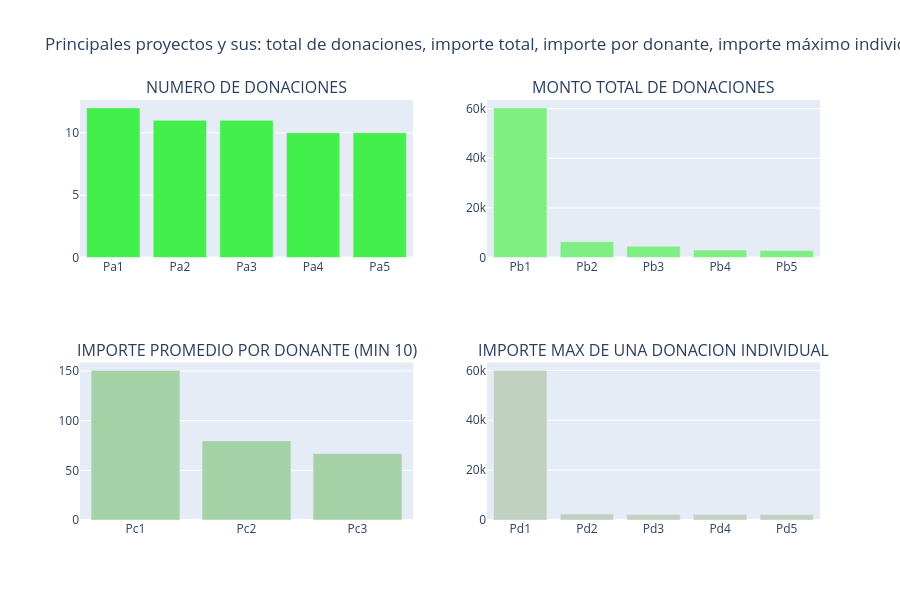

The cell this chart's notebook holds for it:
### Markdown cell above
Se ha registrado un total de **4,687,884 donaciones** hasta abril de 2018 en la plataforma DonorsChoose. El monto máximo donado alcanza los **USD 60,000**, registrado en el año 2013.

Al analizar la distribución de las donaciones, se observa que:

- Solo **6 donaciones** superan los **USD 20,000**  
- Únicamente **61 pagos** son mayores a **USD 10,000**  
- Aproximadamente el **83% de las donaciones** son menores a **USD 100**  
- Existen **350 pagos menores a USD 1**, los cuales, aunque pequeños, contribuyen al financiamiento general de proyectos  

En total, la plataforma ha recaudado aproximadamente **USD 284,408,243**, con una donación promedio cercana a **USD 60**.

Estos resultados muestran una fuerte concentración de donaciones en montos pequeños, lo cual indica una base amplia de contribuyentes con aportes moderados.

En las siguientes secciones se analizará la relación entre donantes y proyectos financiados, con el objetivo de identificar patrones relevantes en la asignación de recursos.

---

## <a id="3.2">3.2 Proyectos y sus Donaciones</a>

En esta sección se identificarán los proyectos más relevantes en función de diferentes métricas de financiamiento:

- **3.2.1** Proyectos con mayor número de donantes  
- **3.2.2** Proyectos con mayor monto total financiado  
- **3.2.3** Proyectos con mayor monto promedio por donante  
- **3.2.4** Proyectos con mayor donación individual registrada

### Code cell
# Which Projects Had the maximum Donations 

tempdf = donations_df.groupby('Project ID').agg({'Project ID' : 'count', 'Donation Amount' : 'sum'}).rename(columns={'Project ID' : "Total Donations", 'Donation Amount' : "Total Amount"}).reset_index()
tempdf['Average Donation Amount'] = tempdf['Total Amount'] / tempdf['Total Donations']

tempdf1 = tempdf.sort_values(by=['Total Donations'], ascending=[False])
x = tempdf1.head(5)['Project ID']
x = ["Pa"+str(i+1) for i in range(len(x))]
y = tempdf1.head(5)['Total Donations']
tr1 = bar_ver_noagg(x, y, 'Total Donations', '#43ef4b', lm=None, rt=True)

tempdf1 = tempdf.sort_values(by=['Total Amount'], ascending=[False])
x = tempdf1.head(5)['Project ID']
x = ["Pb"+str(i+1) for i in range(len(x))]
y = tempdf1.head(5)['Total Amount']
tr2 = bar_ver_noagg(x, y, 'Average Donations', '#7fef84', lm=None, rt=True)

tempdf1 = tempdf.sort_values(by=['Average Donation Amount'], ascending=[False])
x = tempdf1[tempdf1['Total Donations'] > 10].head(5)['Project ID']
x = ["Pc"+str(i+1) for i in range(len(x))]
y = tempdf1[tempdf1['Total Donations'] > 10].head(5)['Average Donation Amount']
tr3 = bar_ver_noagg(x, y, 'Average Donations (Min: 10 Donations)', '#a5d1a7', lm=None, rt=True)

tempdf = donations_df.groupby('Project ID').agg({'Project ID' : 'count', 'Donation Amount' : 'max'}).rename(columns={'Project ID' : "Total Donations", 'Donation Amount' : "Maximum Donations"}).reset_index()
tempdf1 = tempdf.sort_values(by=['Maximum Donations'], ascending=[False])
x = tempdf1.head(5)['Project ID']
x = ["Pd"+str(i+1) for i in range(len(x))]
y = tempdf1.head(5)['Maximum Donations']
tr4 = bar_ver_noagg(x, y, 'Maximum Donations', '#c0d1c1', lm=None, rt=True)



fig = tools.make_subplots(rows=2, cols=2, print_grid=False, subplot_titles = ['NUMERO DE DONACIONES', "MONTO TOTAL DE DONACIONES", 'IMPORTE PROMEDIO POR DONANTE (MIN 10)', 'IMPORTE MAX DE UNA DONACION INDIVIDUAL'])
fig.append_trace(tr1, 1, 1);
fig.append_trace(tr2, 1, 2);
fig.append_trace(tr3, 2, 1);
fig.append_trace(tr4, 2, 2);

fig['layout'].update(height=600, showlegend=False, title='Principales proyectos y sus: total de donaciones, importe total, importe por donante, importe máximo individual.');
iplot(fig);

### Figure 1 — Plotly figure (JSON) as saved in the notebook; plotly's stock layout.template omitted (floating-point values rounded to 4 significant figures)
{"data": [{"marker": {"color": "#43ef4b"}, "type": "bar", "x": ["Pa1", "Pa2", "Pa3", "Pa4", "Pa5"], "xaxis": "x", "y": [12, 11, 11, 10, 10], "yaxis": "y"}, {"marker": {"color": "#7fef84"}, "type": "bar", "x": ["Pb1", "Pb2", "Pb3", "Pb4", "Pb5"], "xaxis": "x2", "y": [60290.0, 6350.0, 4571.0, 3007.0, 2798.0], "yaxis": "y2"}, {"marker": {"color": "#a5d1a7"}, "type": "bar", "x": ["Pc1", "Pc2", "Pc3"], "xaxis": "x3", "y": [150.7, 79.67, 66.92], "yaxis": "y3"}, {"marker": {"color": "#c0d1c1"}, "type": "bar", "x": ["Pd1", "Pd2", "Pd3", "Pd4", "Pd5"], "xaxis": "x4", "y": [60000.0, 2420.0, 2248.0, 2219.0, 2190.0], "yaxis": "y4"}], "layout": {"annotations": [{"font": {"size": 16}, "showarrow": false, "text": "NUMERO DE DONACIONES", "x": 0.225, "xanchor": "center", "xref": "paper", "y": 1, "yanchor": "bottom", "yref": "paper"}, {"font": {"size": 16}, "showarrow": false, "text": "MONTO TOTAL DE DONACIONES", "x": 0.775, "xanchor": "center", "xref": "paper", "y": 1, "yanchor": "bottom", "yref": "paper"}, {"font": {"size": 16}, "showarrow": false, "text": "IMPORTE PROMEDIO POR DONANTE (MIN 10)", "x": 0.225, "xanchor": "center", "xref": "paper", "y": 0.375, "yanchor": "bottom", "yref": "paper"}, {"font": {"size": 16}, "showarrow": false, "text": "IMPORTE MAX DE UNA DONACION INDIVIDUAL", "x": 0.775, "xanchor": "center", "xref": "paper", "y": 0.375, "yanchor": "bottom", "yref": "paper"}], "height": 600, "showlegend": false, "title": {"text": "Principales proyectos y sus: total de donaciones, importe total, importe por donante, importe máximo individual."}, "xaxis": {"anchor": "y", "domain": [0, 0.45]}, "xaxis2": {"anchor": "y2", "domain": [0.55, 1]}, "xaxis3": {"anchor": "y3", "domain": [0, 0.45]}, "xaxis4": {"anchor": "y4", "domain": [0.55, 1]}, "yaxis": {"anchor": "x", "domain": [0.625, 1]}, "yaxis2": {"anchor": "x2", "domain": [0.625, 1]}, "yaxis3": {"anchor": "x3", "domain": [0, 0.375]}, "yaxis4": {"anchor": "x4", "domain": [0, 0.375]}}}
